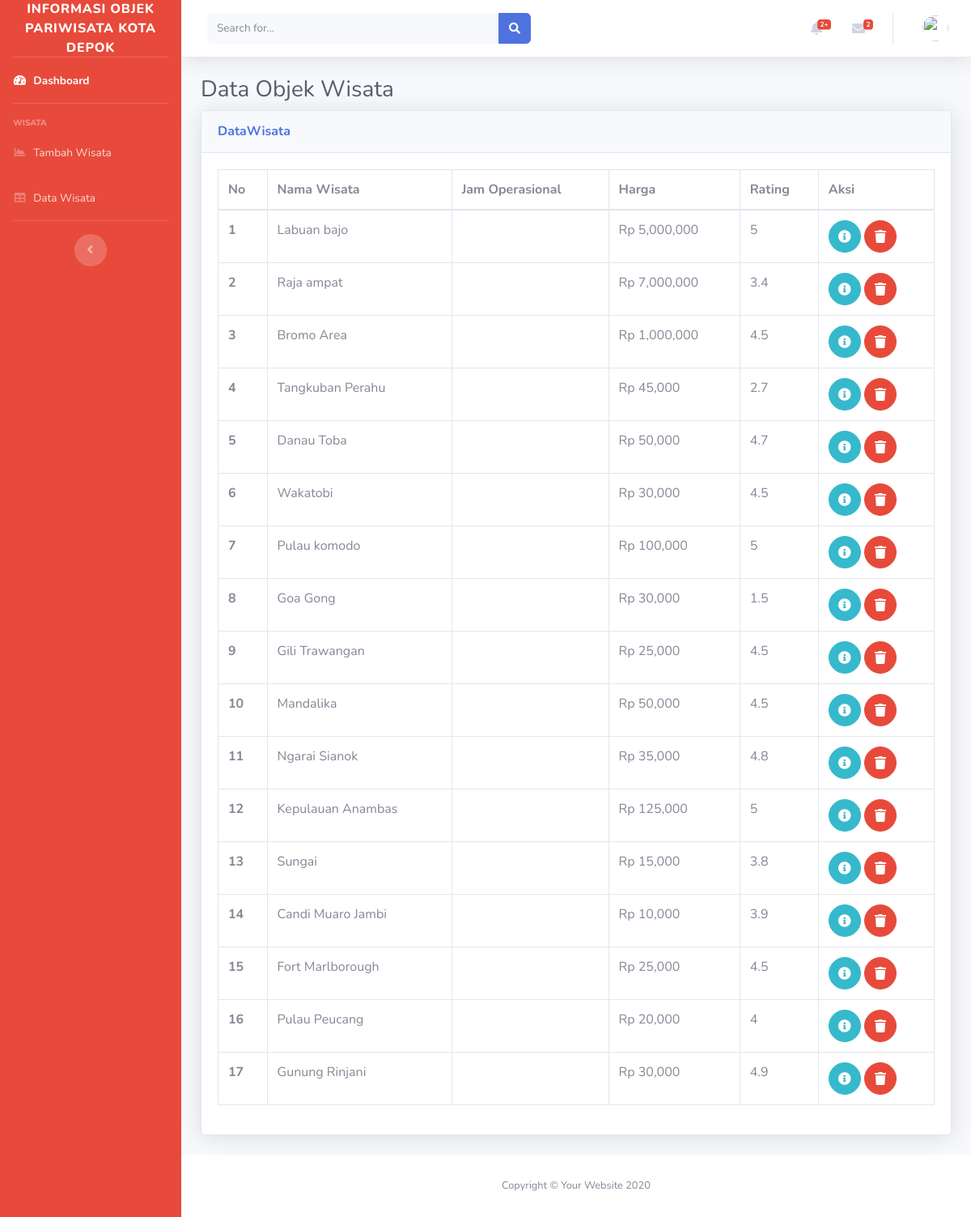
The app's page /index.php/dashboard/daftar_wisata, older data.
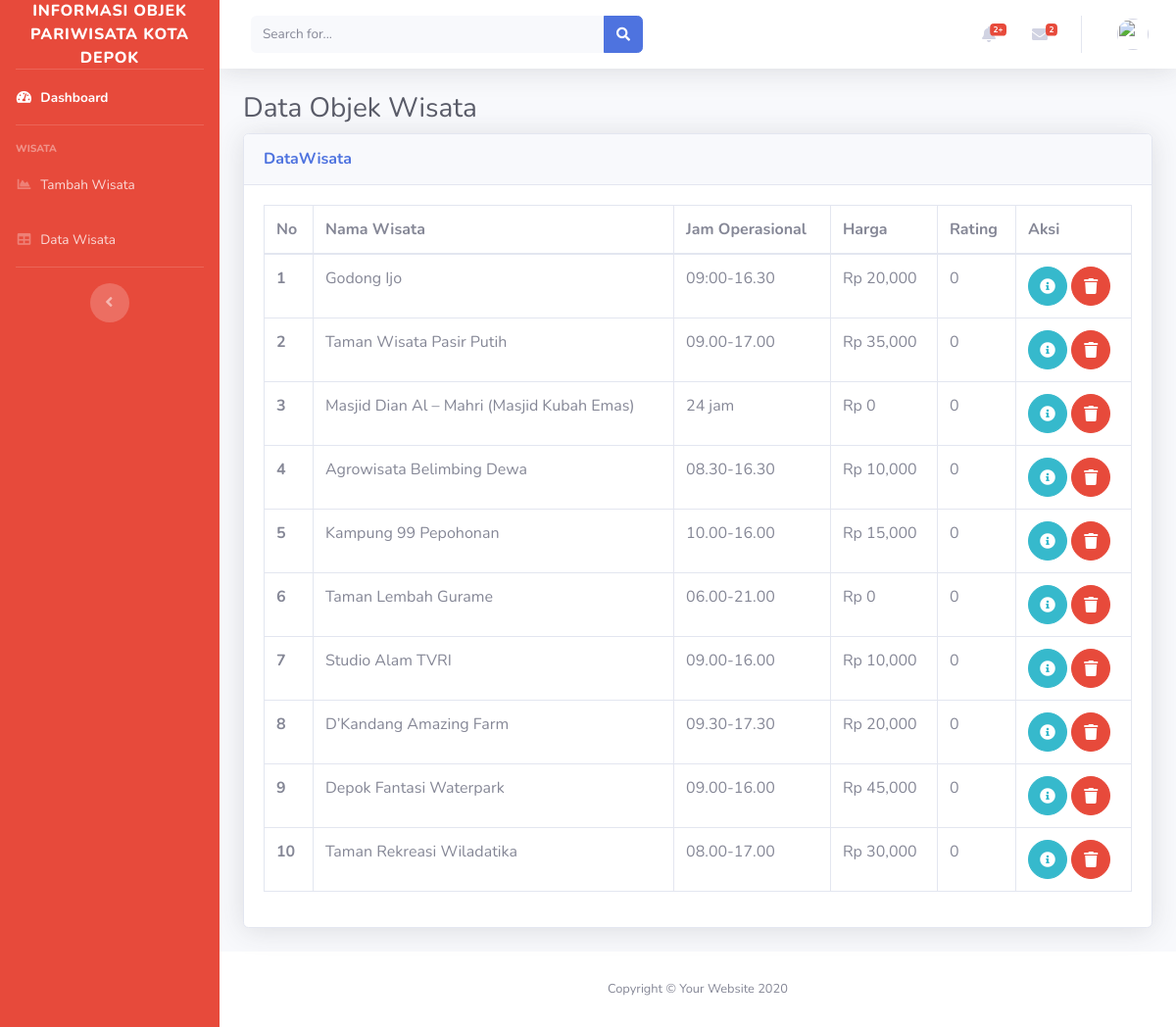
The same page, newer data.
### tables this page shows
CREATE TABLE `wisata` (
  `id_wisata` varchar(15) NOT NULL,
  `nama_wisata` varchar(255) NOT NULL,
  `lokasi` varchar(255) NOT NULL,
  `harga` int(20) NOT NULL,
  `jam_operasional` varchar(255) NOT NULL,
  `kontak_wisata` varchar(255) NOT NULL,
  `rating` double NOT NULL,
  `deskripsi` text NOT NULL,
  `gambar` varchar(255) NOT NULL
);

### application/controllers/Dashboard.php (called while the page is built, shortened)
<?php
class Dashboard extends CI_Controller {
	public function __construct(){
		$this->load->model('Wisata_model');
	}
	public function daftar_wisata()
	{
		$query = $this->Wisata_model->getAllData()->result();
		$data['data_wisata'] = $query;
		$judul['judul'] = 'Ini Halaman Tables';
		$this->load->view('layouts/header', $judul);
		$this->load->view('dashboard/daftar_wisata', $data);
		$this->load->view('layouts/footer');
	}
}

### index.php (called while the page is built, shortened)
<?php
require_once BASEPATH.'core/CodeIgniter.php';

### application/models/wisata_model.php (called while the page is built, shortened)
<?php
class wisata_model extends CI_Model {
	public function getAllData()
	{
		return $this->db->get('wisata');
	}
}

### application/views/dashboard/daftar_wisata.php (the view)
  <div class="container-fluid">
   <h1 class="h3 mb-2 text-gray-800">Data Objek Wisata</h1>
    <div class="card shadow mb-4">
      <div class="card-header py-3">
        <h6 class="m-0 font-weight-bold text-primary">DataWisata</h6>
      </div>
      <div class="card-body">
        <div class="table-responsive">
          <table class="table table-bordered" id="dataTable" width="100%" cellspacing="0">
            <thead>
              <tr>
                <th>No</th>
                <th>Nama Wisata</th>
                <th>Jam Operasional</th>
                <th>Harga</th>
                <th>Rating</th>
                <th>Aksi</th>
              </tr>
            </thead>
            <tbody>
              <?php $no = 1;
               foreach ($data_wisata as $db) : ?>
              <tr>
                <th><?php echo $no++; ?></th>
                <td><?php echo $db->nama_wisata; ?></td>
                <td><?php echo $db->jam_operasional; ?></td>
                <td>Rp <?php echo number_format($db->harga); ?></td>
                <td><?php echo $db->rating; ?></td>
                <td><a class="btn btn-info btn-circle"
                href="<?php echo base_url('dashboard/edit_wisata/'.$db->id_wisata) ?>"><i class="fas fa-info-circle"></i></a>
                <a class="btn btn-danger btn-circle"
                href="<?php echo base_url('dashboard/hapus/'.$db->id_wisata) ?>"><i class="fas fa-trash"></i></a></td>
              </tr>
            <?php endforeach; ?>
            </tbody>
          </table>
        </div>
      </div>
    </div>
  </div>
</div>

### application/views/layouts/header.php (shortened to what this page needs)
<!DOCTYPE html>
<html lang="en">
<head>
  <link href="<?php echo base_url('assets/') ?>vendor/fontawesome-free/css/all.min.css" rel="stylesheet" type="text/css">
  <link href="<?php echo base_url('assets/') ?>css/sb-admin-2.min.css" rel="stylesheet">
  <link href="<?php echo base_url('assets/') ?>vendor/datatables/dataTables.bootstrap4.min.css" rel="stylesheet">
</head>
<body id="page-top">
  <div id="wrapper">
    <ul class="navbar-nav bg-danger sidebar sidebar-dark accordion" id="accordionSidebar">
      <a class="sidebar-brand d-flex align-items-center justify-content-center" href="<?php echo base_url('dashboard/index') ?>">
        <div class="sidebar-brand-text mx-0">INFORMASI OBJEK PARIWISATA KOTA DEPOK</div>
      </a>
      <hr class="sidebar-divider my-0">
      <li class="nav-item active">
        <a class="nav-link" href="<?php echo base_url('dashboard/index')?>">
          <i class="fas fa-fw fa-tachometer-alt"></i>
          <span>Dashboard</span></a>
      </li>
      <hr class="sidebar-divider">
      <div class="sidebar-heading">
        Wisata
      </div>
      <li class="nav-item">
        <a class="nav-link" href="<?php echo base_url('dashboard/tambah_wisata') ?>">
          <i class="fas fa-fw fa-chart-area"></i>
          <span>Tambah Wisata</span></a>
      </li>
      <li class="nav-item">
        <a class="nav-link" href="<?php echo base_url('dashboard/daftar_wisata') ?>">
          <i class="fas fa-fw fa-table"></i>
          <span>Data Wisata</span></a>
      </li>
      <hr class="sidebar-divider d-none d-md-block">
      <div class="text-center d-none d-md-inline">
        <button class="rounded-circle border-0" id="sidebarToggle"></button>
      </div>
    </ul>
        <div id="content-wrapper" class="d-flex flex-column">
          <div id="content">
            <nav class="navbar navbar-expand navbar-light bg-white topbar mb-4 static-top shadow">
              <form class="d-none d-sm-inline-block form-inline mr-auto ml-md-3 my-2 my-md-0 mw-100 navbar-search">
                <div class="input-group">
                  <input type="text" class="form-control bg-light border-0 small" placeholder="Search for..." aria-label="Search" aria-describedby="basic-addon2">
                  <div class="input-group-append">
                    <button class="btn btn-primary" type="button">
                      <i class="fas fa-search fa-sm"></i>
                    </button>
                  </div>
                </div>
              </form>
              <ul class="navbar-nav ml-auto">
                <li class="nav-item dropdown no-arrow mx-1">
                  <a class="nav-link dropdown-toggle" href="#" id="alertsDropdown" role="button" data-toggle="dropdown" aria-haspopup="true" aria-expanded="false">
                    <i class="fas fa-bell fa-fw"></i>
                    <span class="badge badge-danger badge-counter">2+</span>
                  </a>
                                </li>
                <li class="nav-item dropdown no-arrow mx-1">
                  <a class="nav-link dropdown-toggle" href="#" id="messagesDropdown" role="button" data-toggle="dropdown" aria-haspopup="true" aria-expanded="false">
                    <i class="fas fa-envelope fa-fw"></i>
                    <span class="badge badge-danger badge-counter">2</span>
                  </a>
                </li>
                <li class="nav-item dropdown no-arrow">
                  <a class="nav-link dropdown-toggle" href="" id="userDropdown" role="button" data-toggle="dropdown" aria-haspopup="true" aria-expanded="false">
                    <img class="img-profile rounded-circle" src="https://source.unsplash.com/QAB-WJcbgJk/60x60">
                  </a>
                </li>
              </ul>
            </nav>

### application/views/layouts/footer.php (shortened to what this page needs)
<footer class="sticky-footer bg-white">
        <div class="container my-auto">
          <div class="copyright text-center my-auto">
            <span>Copyright &copy; Your Website 2020</span>
          </div>
        </div>
      </footer>
    </div>
  </div>
</body>
</html>

Row changes from the older to the newer data that the page shows:
removed wisata: nama_wisata "Labuan bajo", harga "5,000,000", rating "5"
removed wisata: nama_wisata "Raja ampat", harga "7,000,000", rating "3.4"
removed wisata: nama_wisata "Bromo Area", harga "1,000,000", rating "4.5"
removed wisata: nama_wisata "Tangkuban Perahu", harga "45,000", rating "2.7"
removed wisata: nama_wisata "Danau Toba", harga "50,000", rating "4.7"
removed wisata: nama_wisata "Wakatobi", harga "30,000", rating "4.5"
removed wisata: nama_wisata "Pulau komodo", harga "100,000", rating "5"
removed wisata: nama_wisata "Goa Gong", harga "30,000", rating "1.5"
removed wisata: nama_wisata "Gili Trawangan", harga "25,000", rating "4.5"
removed wisata: nama_wisata "Mandalika", harga "50,000", rating "4.5"
removed wisata: nama_wisata "Ngarai Sianok", harga "35,000", rating "4.8"
removed wisata: nama_wisata "Kepulauan Anambas", harga "125,000", rating "5"
removed wisata: nama_wisata "Sungai", harga "15,000", rating "3.8"
removed wisata: nama_wisata "Candi Muaro Jambi", harga "10,000", rating "3.9"
removed wisata: nama_wisata "Fort Marlborough", harga "25,000", rating "4.5"
removed wisata: nama_wisata "Pulau Peucang", harga "20,000", rating "4"
removed wisata: nama_wisata "Gunung Rinjani", harga "30,000", rating "4.9"
added wisata: nama_wisata "Godong Ijo", jam_operasional "09:00-16.30", harga "20,000", rating "0"
added wisata: nama_wisata "Taman Wisata Pasir Putih", jam_operasional "09.00-17.00", harga "35,000", rating "0"
added wisata: nama_wisata "Masjid Dian Al – Mahri (Masjid Kubah Emas)", jam_operasional "24 jam", harga "0", rating "0"
added wisata: nama_wisata "Agrowisata Belimbing Dewa", jam_operasional "08.30-16.30", harga "10,000", rating "0"
added wisata: nama_wisata "Kampung 99 Pepohonan", jam_operasional "10.00-16.00", harga "15,000", rating "0"
added wisata: nama_wisata "Taman Lembah Gurame", jam_operasional "06.00-21.00", harga "0", rating "0"
added wisata: nama_wisata "Studio Alam TVRI", jam_operasional "09.00-16.00", harga "10,000", rating "0"
added wisata: nama_wisata "D’Kandang Amazing Farm", jam_operasional "09.30-17.30", harga "20,000", rating "0"
added wisata: nama_wisata "Depok Fantasi Waterpark", jam_operasional "09.00-16.00", harga "45,000", rating "0"
added wisata: nama_wisata "Taman Rekreasi Wiladatika", jam_operasional "08.00-17.00", harga "30,000", rating "0"
